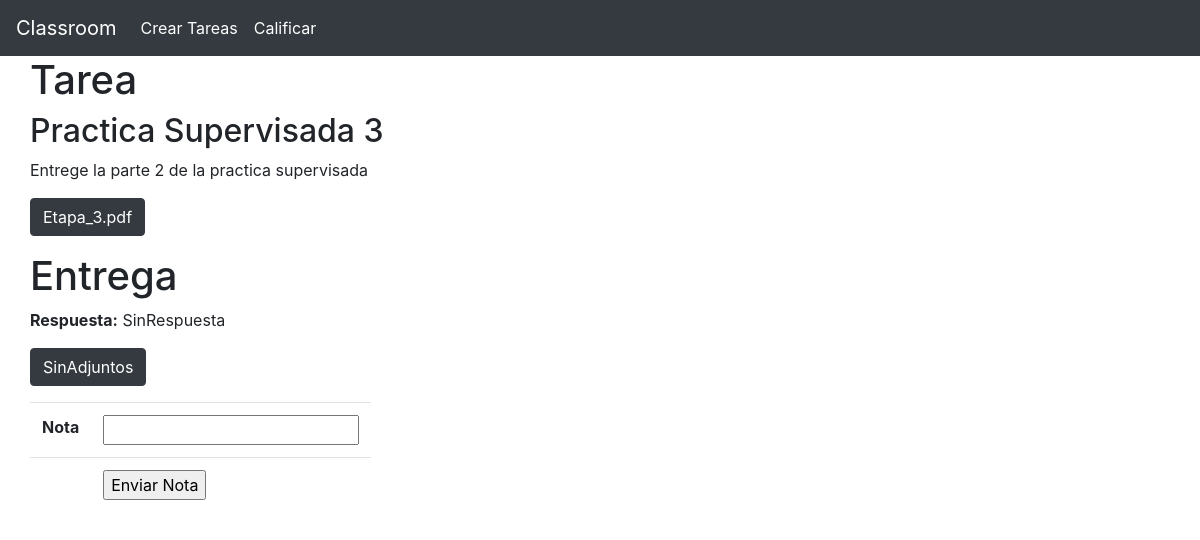
/calificar/4 (signed in), run on an earlier commit of the app's database.
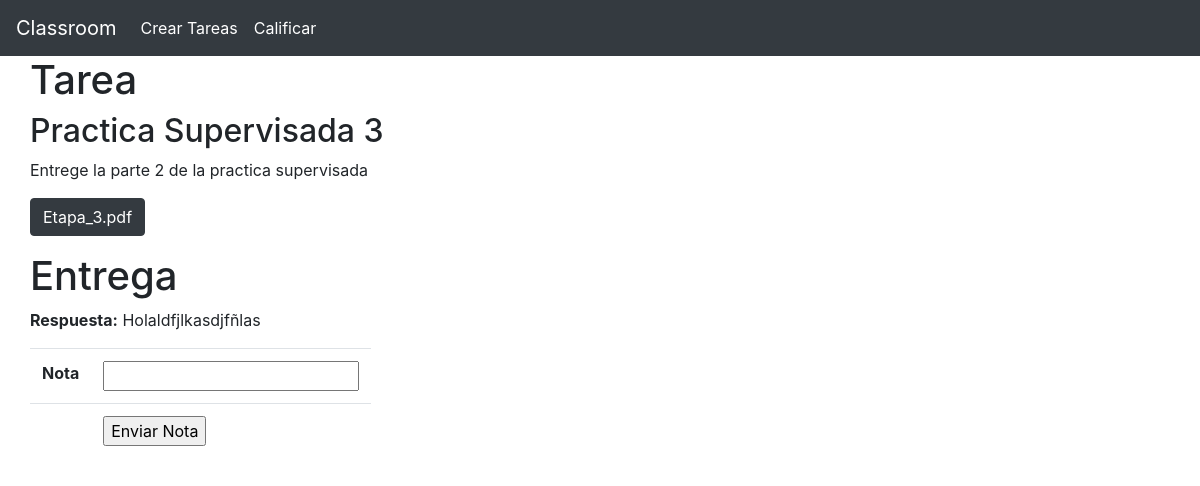
And on a later commit of the database.
### app.py (models this page shows)
class Entregas(db.Model):
    Id                = db.Column(db.Integer, primary_key=True)
    IdTarea           = db.Column(db.Integer, db.ForeignKey('tareas.Id'), nullable=False)
    IdAlumno          = db.Column(db.Integer, db.ForeignKey('alumno.Id'), nullable=False)
    PathAdjuntos      = db.Column(db.String(50), nullable=False)
    Respuesta         = db.Column(db.String(300), nullable=False)
    Calificado        = db.Column(db.Boolean, nullable=False)
    Nota              = db.Column(db.Integer, nullable=False)

### app.py (the view)
@app.route("/calificar/<int:idEntrega>", methods=["GET", "POST"])
def calificarTareas(idEntrega):
    if not "type" in session:
        flash("Cuidado mano, que tengo tu ip")
        return redirect("/")
    if session["type"] != "Admin" and session["type"] != "Profe":
        flash("Cuidado mano, que tengo tu ip")
        return redirect("/")
    if request.method == "POST":
        nota = request.form.get("nota")
        entrega = Entregas.query.get(idEntrega)
        if entrega:
            entrega.Nota = nota
            entrega.Calificado = True
            db.session.commit()
        else:
            flash("Id de tarea incorrecto")
        return redirect("/calificar")
    else:
        entrega = Entregas.query.get(idEntrega)
        tarea = Tareas.query.get(entrega.IdTarea)
        return render_template("calificarTarea.html", entrega=entrega, tarea=tarea, type=session["type"])
    return f"Calificar {idTarea}"

### templates/calificarTarea.html (shortened to what this page needs)
{% extends "base.html" %}
{% block contenido %}
{% if tarea and entrega %}
    <div class="row">
        <h1>Tarea</h1>
    </div>
    <div class="row">
        <h2>{{ tarea.Titulo }}</h2>
    </div>
    <div class="row">
        <p>
             {{ tarea.Descripcion }}
        </p>
    </div>
    <div class="row">
        {% if tarea.PathAdjuntos != "SinArchivo" %}
            <p><a href="/file/{{ tarea.PathAdjuntos }}" class="btn btn-dark">{{ tarea.PathAdjuntos }}</a></p>
        {% endif %}
    </div>
    <div class="row">
        <br>
        <h1>Entrega</h1>
    </div>
    <div class="row">
        <p><strong>Respuesta:</strong> {{ entrega.Respuesta }}</p>
    </div>
    <div class="row">
        {% if entrega.PathAdjuntos != "SinArchivo" %}
            <p><a href="/file/{{ entrega.PathAdjuntos }}" class="btn btn-dark">{{ entrega.PathAdjuntos }}</a></p>
        {% endif %}
    </div>
    <div class="row">
        <form action="/calificar/{{ entrega.Id }}" method="POST">
            <table class="table">
                <tr>
                    <th>Nota</th>
                    <th><input type="number" name="nota" required></th>
                </tr>
                <tr>
                    <th></th>
                    <th><input type="submit" value="Enviar Nota"></th>
                </tr>
            </table>
        </form>
    </div>
{% else %}
    <h1>Sea lo que estes haciendo, para amigo. Recuerda que se quien eres. Deja de hacer cosas que no te tocan</h1>
{% endif %}
{% endblock %}

What changed in the data, as far as the page shows it:
changed Entregas: Respuesta "SinRespuesta" → "Holaldfjlkasdjfñlas"; PathAdjuntos "SinAdjuntos" → (not shown)
